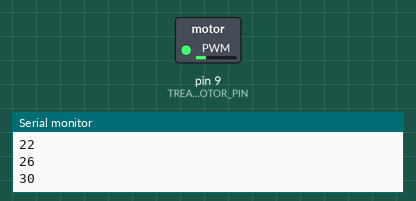
Simulated run of this sketch. Board: Arduino Uno, built with avr-gcc and run on an emulated ATmega328P. On the bench: switched loads named in the sketch (green lamp = pin HIGH), the last lines printed to the serial monitor.

Above: at 0.1 s.
At 3.1 s:
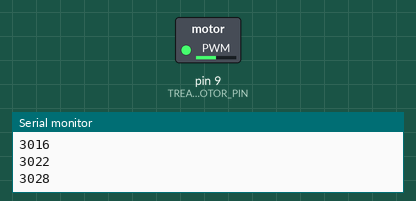
At 6.1 s:
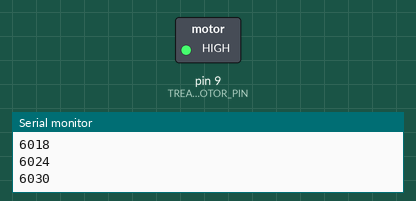
At 9.1 s:
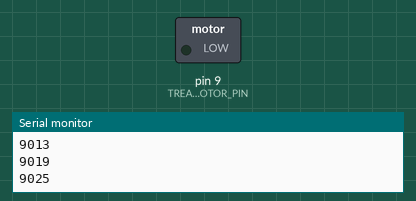
Timing chart, 0 to 10.6 s (numbered marks = the images above):
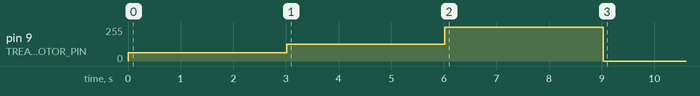

The sketch:

SpeedControl.ino
```cpp
int TREADMILL_MOTOR_PIN = 9;

void setup() {
  // put your setup code here, to run once:
  pinMode(TREADMILL_MOTOR_PIN, OUTPUT);
  analogWrite(TREADMILL_MOTOR_PIN, 0);
  // delay(100);
  Serial.begin(9600);
  while (!Serial)
  {
      // do nothing
  };
  Serial.println("I am in setup");

  // analogWrite(TREADMILL_MOTOR_PIN, val);
  timed_run(3, 25);
  timed_run(3, 50);
  timed_run(3, 100);
  // run(25);
  timed_run(3, 0);
  // Serial.println("I have exited the speed control program");
}

void loop() {
}

void run(int percent_power) {
  int val = map(percent_power, 0, 100, 0, 255);
  analogWrite(TREADMILL_MOTOR_PIN, val);
}

void timed_run(int seconds, int percent_power) {
  int val = map(percent_power, 0, 100, 0, 255);
  int start_time = millis();
  int end_time = start_time;
  int run_time = seconds*1000;
  analogWrite(TREADMILL_MOTOR_PIN, val);
  while ((end_time - start_time) <=run_time) { // do this loop for up to 1000ms
    end_time = millis();
    Serial.println(end_time);
  }
  analogWrite(TREADMILL_MOTOR_PIN, 0);
}
```
